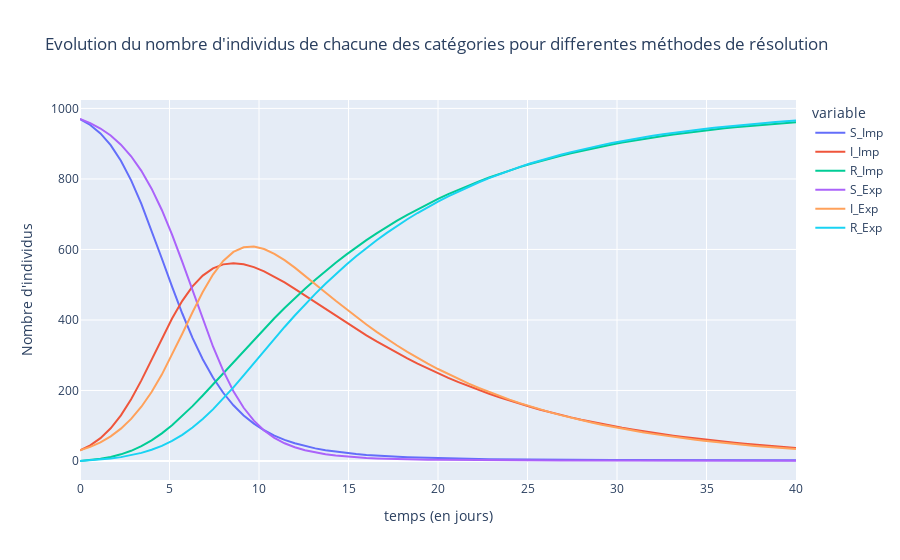

Notebook code for this chart:
### Code cell
# Transformation en pandas
dh = pd.DataFrame({'S_Imp':XEI_SIR[:,0] ,'I_Imp':XEI_SIR[:,1], 'R_Imp':XEI_SIR[:,2], 'S_Exp':XEE_SIR[:,0], 'I_Exp':XEE_SIR[:,1], 'R_Exp':XEE_SIR[:,2],
                   }) 
dh.insert(0, 'temps (en jours)', T) # ajout du temps en jours en colonne 1

# Affichage avec plotly
fig = px.line(dh, x='temps (en jours)', y=['S_Imp','I_Imp','R_Imp','S_Exp','I_Exp','R_Exp'], labels=dict(index="temps (en jours)", value="Nombre d'individus", title=""), title="Evolution du nombre d'individus de chacune des catégories pour differentes méthodes de résolution")
fig.show()
